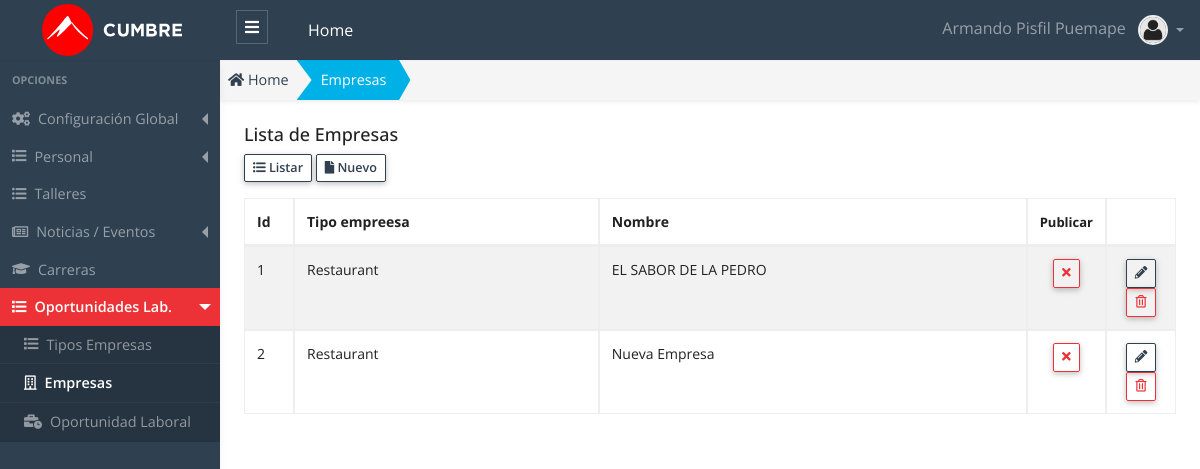
Page /public/admin/empresa/empresa.php (signed in) on the committed database.
### tables this page shows
CREATE TABLE `empresa` (
  `empresa_id` int(10) unsigned NOT NULL AUTO_INCREMENT,
  `tipo_empresa_id` int(10) unsigned NOT NULL,
  `nombre` varchar(255) NOT NULL DEFAULT '',
  `descripcion` text,
  `imagen` varchar(255) NOT NULL DEFAULT '',
  `publicar` char(1) DEFAULT 'S',
  `estado` tinyint(4) NOT NULL DEFAULT '1',
  `created_up` timestamp NULL DEFAULT CURRENT_TIMESTAMP ON UPDATE CURRENT_TIMESTAMP,
  PRIMARY KEY (`empresa_id`)
);

CREATE TABLE `tipo_empresa` (
  `tipo_empresa_id` int(10) unsigned NOT NULL AUTO_INCREMENT,
  `descripcion` varchar(255) NOT NULL,
  `glosa` varchar(255) NOT NULL DEFAULT '',
  `estado` tinyint(4) unsigned DEFAULT '1',
  `created_up` timestamp NULL DEFAULT CURRENT_TIMESTAMP ON UPDATE CURRENT_TIMESTAMP,
  PRIMARY KEY (`tipo_empresa_id`)
);

### public/app/database/Connection.php (called while the page is built, shortened)
<?php
Class Connection
{
  protected $db_host   = 'localhost';
  protected $db_user   = 'root';
  protected $db_pass   = '';
  protected $db_name   = 'escuelac_w_ne16';
  protected $db_port   = '3306';
  protected $db_driver = 'mysql';
  protected $query  = '';
  protected $conn   = null  ;
  private function openConnection()
  {
    $str_conn = $this->db_driver.":host=".$this->db_host.";port=".$this->db_port.";dbname=" .$this->db_name;
    $this->conn = new PDO($str_conn,$this->db_user,$this->db_pass);
    $this->conn->setAttribute(PDO::ATTR_ERRMODE, PDO::ERRMODE_EXCEPTION);
    $this->conn->query("SET NAMES 'utf8'");
    return $this->conn ;
  }
  protected function executeQuery()
  {
    $stm = $this->conn->prepare($this->query);
    $this->status = $stm->execute() ;
    if($this->status)
    {
      $column_count = $stm->columnCount() ;
      if ($column_count > 0)
      {
        $rows  = $stm->fetchAll(PDO::FETCH_ASSOC) ;
      }
    }
  }
}

### public/app/models/Empresa.php (called while the page is built, shortened)
<?php
class Empresa extends Connection {
  public function getAll()
  {
    try{
      $this->query = "SELECT
                        empresa.* ,
                        tipo_empresa.descripcion AS tipo_empresa
                      FROM empresa
                      INNER JOIN tipo_empresa ON tipo_empresa.tipo_empresa_id = empresa.tipo_empresa_id ; ";
      $this->executeQuery();
      $data = $this->rows ;
      return $data;
    }catch(exception $e){
      throw new Exception($e->getMessage());
    }
  }
}

### public/app/controllers/EmpresaController.php (called while the page is built, shortened)
<?php
 class EmpresaController
{
  public function getAll()
  {
    try
    {
      $empresa  = new Empresa();
      $data = $empresa->getAll();
      return $data ;
    }
    catch (Exception $e)
    {
      throw new Exception($e->getMessage());
    }
  }
}

### public/admin/empresa/empresa.php (the view, shortened to what this page needs)
<?php
    $empresa_controller = new EmpresaController();
    $data = $empresa_controller->getAll();
    $title_page = "Empresas";
?>
<!DOCTYPE html>
<html lang="es">
<head>
  <?php
    require_once "../layout/head_links.phtml";
  ?>
</head>
<body>
  <?php require "../layout/header.phtml"; ?>
  <div class="app-wrap">
    <?php require_once "../layout/sidebar.phtml";?>
    <main role="main" class="main">
      <nav class="full-content" aria-label="breadcrumb">
        <ol class="breadcrumb breadcrumb-shape shadow-sm radius-0">
          <li class="breadcrumb-item">
            <a href="admin">
              <i class="fas fa-home"></i> Home
            </a>
          </li>
          <li class="breadcrumb-item active bg-info text-white" aria-current="page">
            <a class="link-white" href="admin/empresa/empresa.php">
              <?php echo $title_page; ?>
            </a>
          </li>
        </ol>
      </nav>
      <div class="container-full p-2 fs-x-14">
        <div class="row">
          <div class="col-12">
            <h5 class="page-header-title">Lista de <?php echo $title_page; ?> </h5>
          </div>
          <div class="col-12 mb-3">
            <a href="admin/empresa/empresa.php" class="btn btn-outline-primary btn-sm btn-bar" role="button">
              <i class="fas fa-list-ul"></i>
              Listar
            </a>
            <a href="admin/empresa/nuevo.php" class="btn btn-outline-primary btn-sm btn-bar" role="button">
              <i class="fas fa-file"></i>
              Nuevo
            </a>
          </div>
          <div class="col-12">
            <div class="table-responsive">
            <table id="dataTableList" class="table table-striped table-bordered" style="width:100%">
              <thead>
                <tr>
                  <th width="50">Id </th>
                  <th>Tipo empreesa </th>
                  <th>Nombre </th>
                  <th width="50" class="fs-x-13"> Publicar </th>
                  <th width="70"></th>
                </tr>
              </thead>
              <tbody>
                <?php foreach ($data as &$row) {?>
                  <?php
                    $classBtn = "" ;
                    $title    = "" ;
                    $icon_pub = "" ;
                    if(!empty($row["publicar"])){
                      if($row["publicar"] == "S"){
                        $classBtn =  "btn-outline-danger";
                        $title = "Desactivar/Ocultar" ;
                        $icon_pub = '<i class="fas fa-times"></i>';
                      }
                      else {
                        $classBtn =  "btn-outline-success";
                        $title = "Publicar" ;
                        $icon_pub = '<i class="fas fa-check"></i>';
                      }
                    }
                    $title_estado   = "";
                    $class_estado   = "";
                    $class_disabled = "";
                    if($row["estado"] == 1)
                    {
                      $title_estado = "Eliminar" ;
                    }
                    else
                    {
                      $title_estado   = "Recuperar" ;
                      $class_estado   = "row-disabled";
                      $class_disabled = "is-disabled";
                    }
                  ?>
                <tr class="<?php echo $class_estado ;?>" >
                  <td> <?php echo $row["empresa_id"] ?> </td>
                  <td> <?php echo $row["tipo_empresa"] ?> </td>
                  <td> <?php echo $row["nombre"] ?> </td>
                  <td class="text-center">
                    <button onclick="modalPublicar(<?php echo $row['empresa_id'] ?>, `<?php echo $row['tipo_empresa_id'] ?>` ,`<?php echo $title ?>`, `<?php echo $row['publicar'] ?>`);" class="btn btn-sm lh-1 btn-table <?php echo $classBtn.' ' .$class_disabled; ; ?> " title="<?php echo $title; ?>" >
                    <?php echo $icon_pub ;?>
                    </button>
                  </td>
                  <td class="text-center">
                    <a class="btn btn-outline-primary btn-sm lh-1 btn-table <?php echo $class_disabled ; ?>" href="admin/empresa/editar.php?id=<?php echo $row["empresa_id"] ?>" title="Editar">
                    <i class="fas fa-pencil-alt"></i>
                    </a>
                    <button class="btn btn-outline-danger btn-sm lh-1 btn-table" onclick="modalDelete(<?php echo $row["empresa_id"] ?>, `<?php echo $row['tipo_empresa_id'] ?>`,`<?php echo $title_estado ?>`,`<?php echo $row['estado'] ?>`);" title="<?php echo $title_estado ;?>">
                    <i class="far fa-trash-alt"></i>
                    </button>
                  </td>
                </tr>
                <?php }?>
              </tbody>
            </table>
            </div>
          </div>
        </div>
      </div>
    </main>
  </div>
  <?php require_once "../layout/datatables.phtml"?>
</body>
</html>

### rows in the picture
empresa: empresa_id "1", tipo_empresa.descripcion "Restaurant", nombre "EL SABOR DE LA PEDRO", publicar "S" (drawn)
empresa: empresa_id "2", tipo_empresa.descripcion "Restaurant", nombre "Nueva Empresa", publicar "S" (drawn)

### other values in the picture
$_SESSION['USER']['nombre'] "Armando"
$_SESSION['USER']['apellidos'] "Pisfil Puemape"
$title_page "Empresas"
